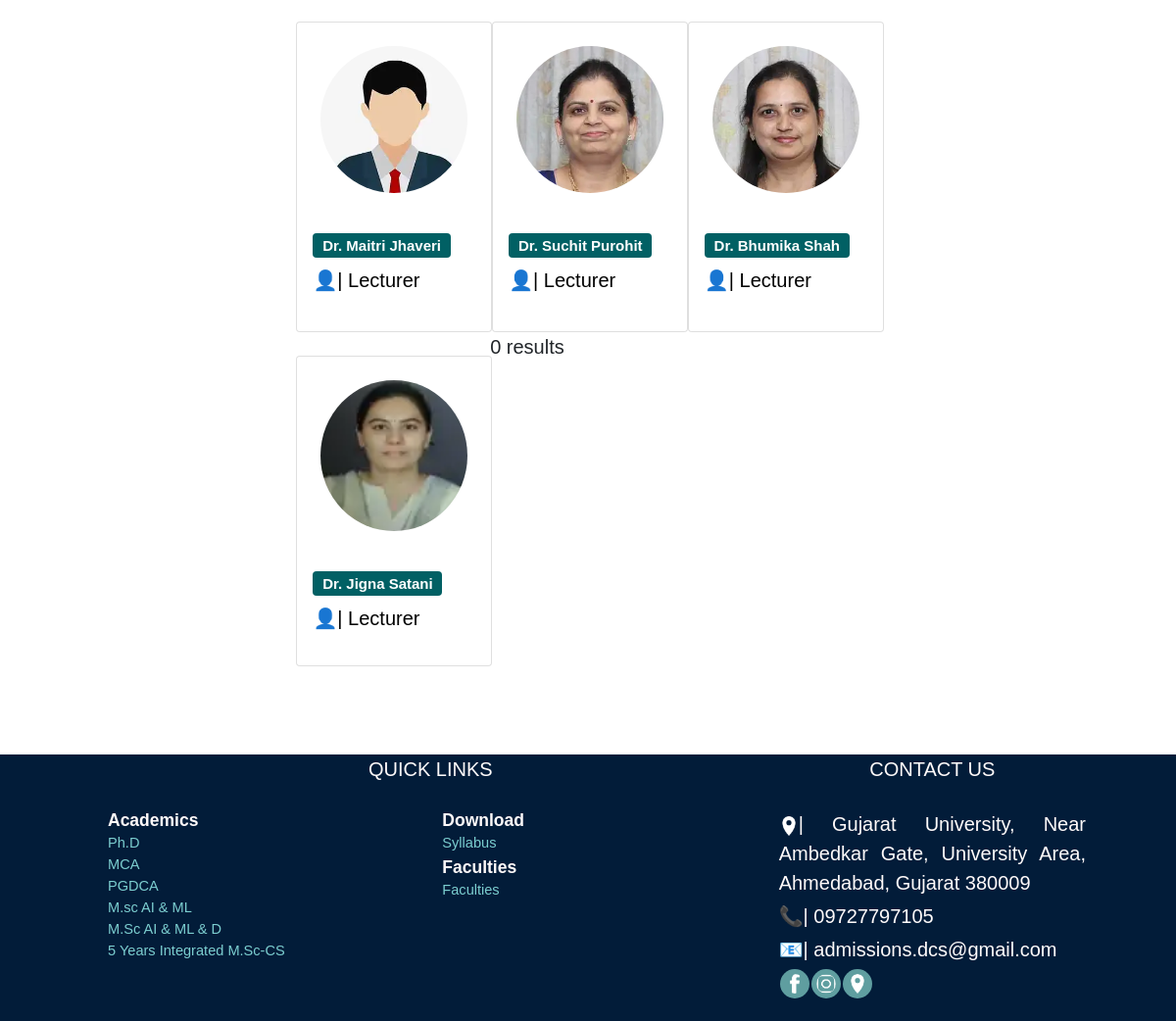
Before: /Department/faculty.php (lower part) with the older database file.
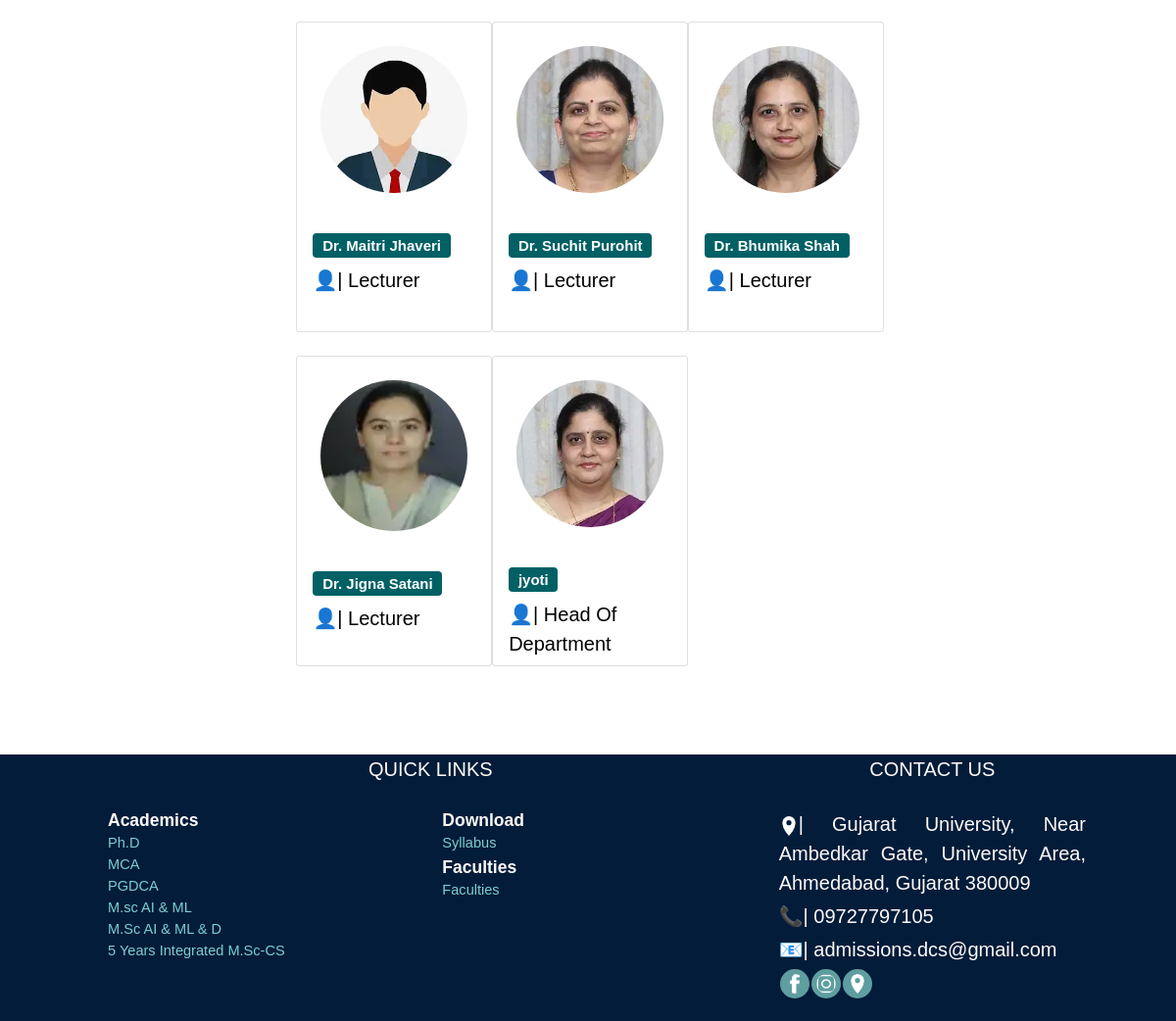
After: the same page with the newer database file.
### tables this page shows
CREATE TABLE `user` (
  `user_id` int(11) NOT NULL,
  `user_name` varchar(30) DEFAULT NULL,
  `user_profile` varchar(50) DEFAULT NULL,
  `user_email` varchar(50) DEFAULT NULL,
  `user_password` varchar(80) DEFAULT NULL,
  `use_category_id` int(11) NOT NULL
);

CREATE TABLE `designation` (
  `designation_id` int(11) NOT NULL,
  `designation` varchar(45) DEFAULT NULL
);

### Department/faculty.php (the view, shortened to what this page needs)
<?php include "links/include/db.php"?>
<!doctype html>
<html lang="en">
<head>
    <?php include "links/include/link.php"?>
</head>
<body>
    <div style="padding-right:7%;padding-left:7%;">
        <br>
        <div class="size">
            <div class="container">
                <br><br>
                <br>
                <div class="row row-sm-cols-1 row-cols-md-2 row-cols-xl-3 gx-1 gy-4 ">
                    <div class="col">
                        <div class="card"><a href="fd7.php" class="card-link">
                                <div data-bs-toggle="tooltip" title="CLICK TO KNOW MORE">
                                    <img src="image/logos/admin.webp" class="card-round p-4">
                                </div>
                            </a>
                            <div class="card-body">
                                <h5 class="card-title"><span class="badge">Dr. Maitri Jhaveri</span></h5>
                                <p class="card-text">👤| Lecturer</p>
                            </div>
                        </div>
                    </div>
                    <div class="col">
                        <div class="card"><a href="fd8.php" class="card-link">
                                <div data-bs-toggle="tooltip" title="CLICK TO KNOW MORE">
                                    <img src="image/faculties/suchitPurohit.webp" class="card-round p-4">
                                </div>
                            </a>
                            <div class="card-body">
                                <h5 class="card-title"><span class="badge">Dr. Suchit Purohit</span></h5>
                                <p class="card-text">👤| Lecturer</p>
                            </div>
                        </div>
                    </div>
                    <div class="col">
                        <div class="card">
                            <a href="fd9.php" class="card-link">
                                <div data-bs-toggle="tooltip" title="CLICK TO KNOW MORE">
                                    <img src="image/faculties/bhumikaShah.webp" class="card-round p-4">
                                </div>
                            </a>
                            <div class="card-body">
                                <h5 class="card-title"><span class="badge">Dr. Bhumika Shah</span></h5>
                                <p class="card-text">👤| Lecturer</p>
                            </div>
                        </div>
                    </div>
                    <div class="col">
                        <div class="card"><a href="fd10.php" class="card-link">
                                <div data-bs-toggle="tooltip" title="CLICK TO KNOW MORE">
                                    <img src="image/faculties/jignaSatani.webp" class="card-round p-4">
                                </div>
                            </a>
                            <div class="card-body">
                                <h5 class="card-title"><span class="badge">Dr. Jigna Satani</span></h5>
                                <p class="card-text">👤| Lecturer</p>
                            </div>
                        </div>
                    </div>
                    <?php
                     $query = "SELECT u.user_name,u.user_profile,d.designation FROM user as u
INNER JOIN faculty as f
ON f.user_id=u.user_id
INNER JOIN designation as d
ON f.designation_id=d.designation_id";
  $result = $conn->query($query);
    if ($result->num_rows > 0)
    {
        while($row = $result->fetch_assoc())
        {
            $username=$row["user_name"];
            $faculty_profile=$row["user_profile"];
            $designation=$row["designation"];
         ?>
                    <div class="col">
                        <div class="card"><a href="fd10.php" class="card-link">
                                <div data-bs-toggle="tooltip" title="CLICK TO KNOW MORE">
                                    <img src="<?php echo $faculty_profile;?>" class="card-round p-4">
                                </div>
                            </a>
                            <div class="card-body">
                                <h5 class="card-title"><span class="badge"><?php echo $username;?></span></h5>
                                <p class="card-text">👤| <?php echo $designation;?></p>
                            </div>
                        </div>
                    </div>
                    <?php
        }
    }
    else {
        echo "0 results";
    }
?>
                </div>
            </div>
        </div>
    </div>
    <br><br><br>
    <?php include "links/include/footer.php"?>
</body>
</html>

### Department/links/include/link.php (shortened to what this page needs)
<?php
echo '
<script src="https://ajax.googleapis.com/ajax/libs/jquery/3.6.3/jquery.min.js"></script>
<link rel="stylesheet" href="https://cdnjs.cloudflare.com/ajax/libs/font-awesome/4.7.0/css/font-awesome.min.css">
<script src="https://kit.fontawesome.com/a076d05399.js"></script>
<link rel="stylesheet" href="links/bs5/bootstrap.min.css">
<script src="links/bs5/bootstrap.bundle.min.js"></script>
<link rel="stylesheet" href="./links/css/main.css">
<link rel="stylesheet" href="./links/css/output.css">
<link rel="stylesheet" href="./links/css/global.css">
<title>Depart. of Computer science</title>
<link rel="shortcut icon" href="image/logos/logo.webp" type="image/png">';

### Department/links/include/footer.php (shortened to what this page needs)
<?php
include "link.php";
echo '<style>
a{
    color:#7cced0;
    text-decoration:none;
}
a:hover
{
    color:white;
}
header{
    width:80px;
}
</style>
<div class="footer">
<div class="container">
    <div class="row">
        <div class="col-lg-8 col-md-6 footer-links">
            <div class="pb-4 ">QUICK LINKS</div>
            <div class="row small">
                <div class="col-lg-6 col-md-6 footer-link text-start">
                    <b>Academics</b>
                    <ul style="font-size: smaller;">
                        <li><a href="phd.php">Ph.D</a></li>
                        <li><a href="mca.php">MCA</a></li>
                        <li><a href="pgdca.php">PGDCA</a></li>
                        <li><a href="aiml.php">M.sc AI & ML</a></li>
                        <li><a href="aimld.php">M.Sc AI & ML & D</a></li>
                        <li><i class="bx bx-chevron-right"></i> <a href="msccs.php">5 Years Integrated M.Sc-CS</a></li>
                    </ul>
                </div>
                <div class="col-lg-6 col-md-6 footer-links text-start">
                    <b>Download</b>
                    <ul style="font-size: smaller;">
                    <li><a
                    href="https://www1.gujaratuniversity.ac.in/custom/student/syllabus">Syllabus</a>
                    </li>
                    </ul>
                    <b>Faculties</b>
                    <ul style="font-size: smaller;">
                    <li><a
                                href="faculty.php">Faculties</a>
                    </li>
                    </ul>
                </div>
            </div>
        </div>
        <div class="col-lg-4 col-md-6 footer-links">
            <div class="pb-4 uppercase ">CONTACT US</div>
            <div class="tdrow">
                <img src="image/logos/imap.webp" style="width:20px; display:inline-block;" >|
                Gujarat University, Near Ambedkar Gate, University Area, Ahmedabad, Gujarat 380009
            </div>
            <div class="tdrow">📞| 09727797105</div>
            <div class="tdrow">📧| admissions.dcs@gmail.com</div>
            <div class="tdrow">
                <table>
                    <tr>
                        <td><a rel="noreferrer"
                                href="https://www.facebook.com/M-Sc-Artificial-Intelligence-Machine-Learning-at-Rollwala-GU-654124395030598/"
                                target="_blank"><img class="nav-img" src="image/logos/flogo.png"></a>
                        </td>
                        <td><a rel="noreferrer"
                                href="https://www.instagram.com/msc_computerscience_gu/?next=%2F"
                                target="_blank"><img class="nav-img" src="image/logos/insta.png"></a>
                        </td>
                        <td>
                            <a rel="noreferrer"
                                href="https://www.google.com/maps/place/Department+of+Computer+Science,+Maharshi+Pingal+-+School+of+Advanced+Computing+and+Information+Technology/@23.0362486,72.545091,19.77z/data=!4m5!3m4!1s0x395e859c09adf79f:0xe1d87bc33ed48fe7!8m2!3d23.0360673!4d72.5452956"
                                target="_blank"><img class="nav-img" src="image/logos/imap.webp"></a>
                    </tr>
                </table>
            </div>
        </div>
    </div>
</div>
</div>
';
?>

### Department/links/css/main.css (style rules this page uses)
.navbar a:after, a:before { transition: all .5s; }
.nav-img { height: 30px; width: 30px; padding: 5px; background: cadetblue; border-radius: 50%; }
.footer { padding-left: 20px; padding-bottom: 20px; position: relative; left: 0; bottom: 0; width: 100%; background-color: rgb(2, 28, 57); color: snow; text-align: center; font-stretch: expanded; }
.tdrow { text-align: start; text-align: justify; padding: 2px; }

### Department/links/css/global.css (style rules this page uses)
body { font-family: Arial, Helvetica, sans-serif; font-size: 20px; }

### Department/faculty.php (style rules this page uses)
.size { padding-left: 20%; padding-right: 20%; }
.card-body .card-title .badge { background-color: #016064; }
.card { background-color: #ffffffd3; height: 317px; width: 200px; overflow: hidden; border-radius: 50%; }
.card-text { color: black; font-family: 'Gill Sans', 'Gill Sans MT', Calibri, 'Trebuchet MS', sans-serif; }
.card-round { border-radius: 50%; width: 100%; }

### Department/links/include/footer.php (style rules this page uses)
a { color:#7cced0; text-decoration:none; }

Changed rows visible on the page:
added user: user_profile (picture), user_name "jyoti", designation.designation "Head Of Department"
Other visible differences:
text no longer shown: "0 results"
